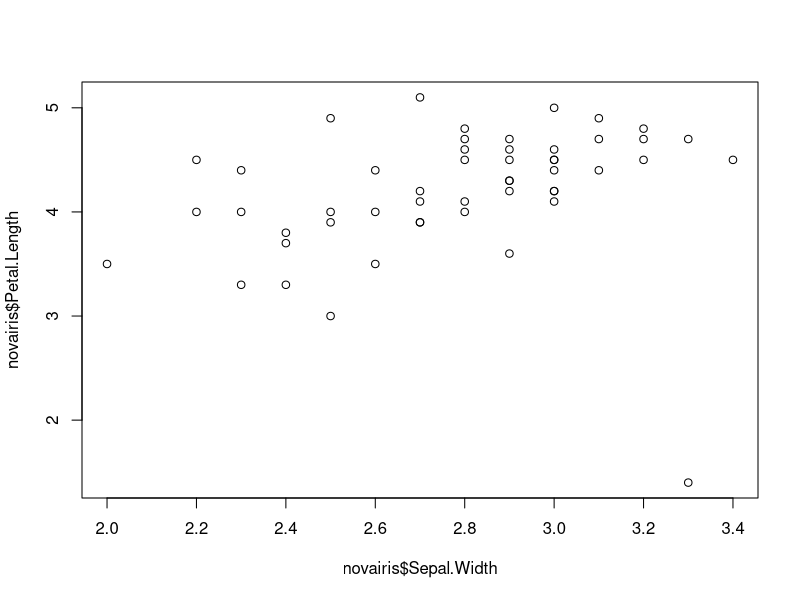

This chart was generated by the following R code:
## ---- chunk 1
ana = 8
paulo = 12

ifelse(ana > paulo, "A menina é mais velha", "O menino é mais velho")

## ---- chunk 2
class(BOD) # data.frame
## ---- chunk 3
a = (1:10)
a[a %% 2 == 0]
## ---- chunk 4
tail(women, 10)
## ---- chunk 5
novairis = iris[50:100,]
plot(novairis$Sepal.Width, novairis$Petal.Length)
## ---- chunk 6
a = c(1,2,3,4,5)
b = c(6,7,8,9,10)

a + b
## ---- chunk 7
dim(CO2)
colnames(CO2)
rownames(CO2)
CO2
